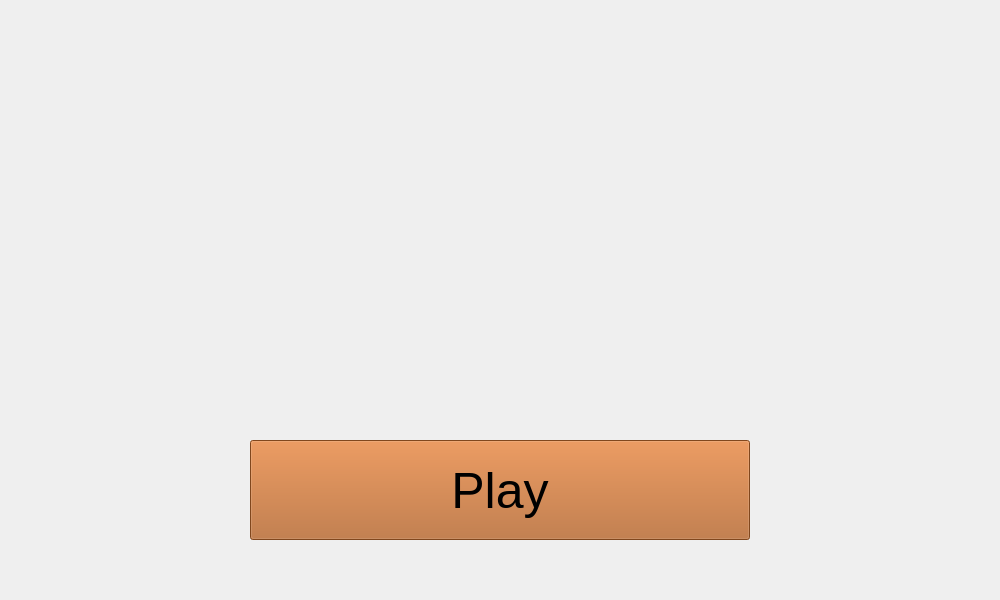
<?xml version="1.0" encoding="UTF-8"?>
<ui version="4.0">
 <class>MainWindow</class>
 <widget class="QMainWindow" name="MainWindow">
  <property name="geometry">
   <rect>
    <x>0</x>
    <y>0</y>
    <width>1000</width>
    <height>600</height>
   </rect>
  </property>
  <property name="windowTitle">
   <string>Covid Shooter Launcher</string>
  </property>
  <property name="styleSheet">
   <string notr="true">QWidget#centralwidget{
background-image: url(:/background.png);
}</string>
  </property>
  <widget class="QWidget" name="centralwidget">
   <property name="styleSheet">
    <string notr="true"/>
   </property>
   <widget class="QPushButton" name="playButton">
    <property name="geometry">
     <rect>
      <x>250</x>
      <y>440</y>
      <width>500</width>
      <height>100</height>
     </rect>
    </property>
    <property name="autoFillBackground">
     <bool>false</bool>
    </property>
    <property name="styleSheet">
     <string notr="true">background-image:none;
background-color:rgb(180, 100, 40);
font-size:50px;</string>
    </property>
    <property name="locale">
     <locale language="English" country="Europe"/>
    </property>
    <property name="text">
     <string>Play</string>
    </property>
    <property name="iconSize">
     <size>
      <width>16</width>
      <height>16</height>
     </size>
    </property>
   </widget>
  </widget>
 </widget>
 <resources/>
 <connections/>
</ui>
